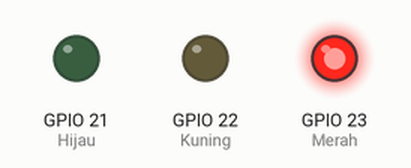
Recording of a sketch running on a simulated ESP32. Parts: output pins drawn as LEDs (lit = HIGH). What the sketch prints to the serial monitor is not drawn.

Above: at 0.5 s.
At 2.1 s:
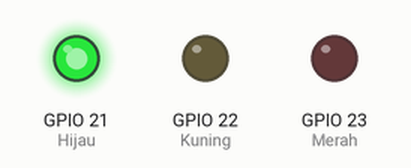
At 3.8 s:
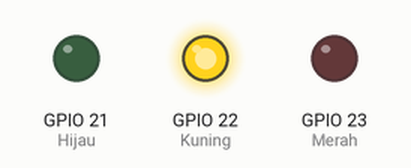
Timing chart, 0 to 5.5 s (numbered marks = the images above):
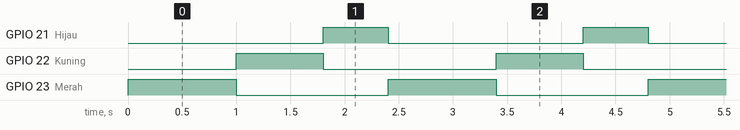

The sketch:

sketch.ino
```cpp
int Merah = 23;  // Pin lampu merah
int Kuning = 22;  // Pin lampu kuning
int Hijau = 21;  // Pin lampu hijau

void setup() {
  Serial.begin(115200);
  Serial.println("Hello, ESP32!");

  pinMode(Merah, OUTPUT);
  pinMode(Kuning, OUTPUT);
  pinMode(Hijau, OUTPUT);
}

void loop() {
  // Lampu Merah menyala, yang lain mati
  digitalWrite(Merah, HIGH);
  digitalWrite(Kuning, LOW);
  digitalWrite(Hijau, LOW);
  delay(1000);

  // Lampu Kuning menyala, yang lain mati
  digitalWrite(Merah, LOW);
  digitalWrite(Kuning, HIGH);
  digitalWrite(Hijau, LOW);
  delay(800);

  // Lampu Hijau menyala, yang lain mati
  digitalWrite(Merah, LOW);
  digitalWrite(Kuning, LOW);
  digitalWrite(Hijau, HIGH);
  delay(600);
}
```

Measured:
- by itself, GPIO 21 (Hijau): alternates HIGH for 0.60 s and LOW for 1.8 s
- by itself, GPIO 22 (Kuning): alternates HIGH for 0.80 s and LOW for 1.6 s
- by itself, GPIO 23 (Merah): alternates HIGH for 1.0 s and LOW for 1.4 s
